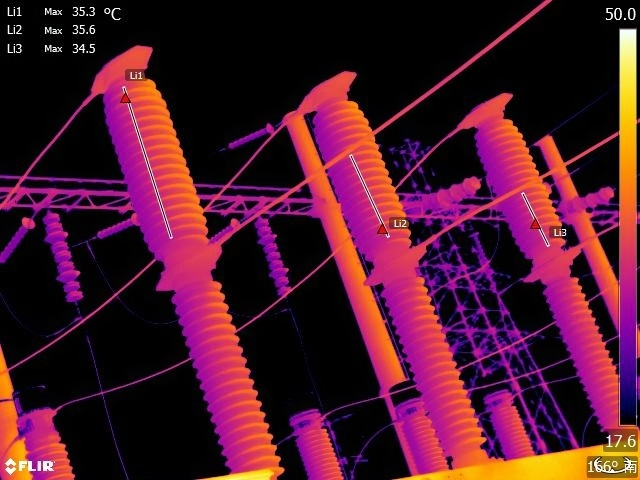
#> input picture datasets/infraredImgDataset/test/images/1006.jpg, 640 x 480 px; its folder holds only this picture in this run
$ python -i augmentations.py   (imports and definitions only)   (older library calls are emulated)
#> lines starting #> are read from the running program, lines starting #| are printed output that depends on the picture
### utils/general.py
"""
General utils
"""

import contextlib
import glob
import inspect
import logging
import math
import os
import platform
import random
import re
import shutil
import signal
import time
import urllib
from datetime import datetime
from itertools import repeat
from multiprocessing.pool import ThreadPool
from pathlib import Path
from subprocess import check_output
from typing import Optional
from zipfile import ZipFile

import cv2
import numpy as np
import pandas as pd
import pkg_resources as pkg
import torch
import torchvision
import yaml

from utils.downloads import gsutil_getsize
from utils.metrics import box_iou, fitness

# Settings
FILE = Path(__file__).resolve()
ROOT = FILE.parents[1]  # YOLOv5 root directory
DATASETS_DIR = ROOT.parent / 'datasets'  # YOLOv5 datasets directory
NUM_THREADS = min(8, max(1, os.cpu_count() - 1))  # number of YOLOv5 multiprocessing threads
AUTOINSTALL = str(os.getenv('YOLOv5_AUTOINSTALL', True)).lower() == 'true'  # global auto-install mode
VERBOSE = str(os.getenv('YOLOv5_VERBOSE', True)).lower() == 'true'  # global verbose mode
FONT = 'Arial.ttf'  # https://ultralytics.com/assets/Arial.ttf

torch.set_printoptions(linewidth=320, precision=5, profile='long')
#> (this line was passed over: torch is not available in this run)
np.set_printoptions(linewidth=320, formatter={'float_kind': '{:11.5g}'.format})  # format short g, %precision=5
pd.options.display.max_columns = 10
cv2.setNumThreads(0)  # prevent OpenCV from multithreading (incompatible with PyTorch DataLoader)
os.environ['NUMEXPR_MAX_THREADS'] = str(NUM_THREADS)  # NumExpr max threads
os.environ['OMP_NUM_THREADS'] = str(NUM_THREADS)  # OpenMP max threads (PyTorch and SciPy)


def is_kaggle():
    # Is environment a Kaggle Notebook?
    try:
        assert os.environ.get('PWD') == '/kaggle/working'
        assert os.environ.get('KAGGLE_URL_BASE') == 'https://www.kaggle.com'
        return True
    except AssertionError:
        return False


def is_writeable(dir, test=False):
    # Return True if directory has write permissions, test opening a file with write permissions if test=True
    if test:  # method 1
        file = Path(dir) / 'tmp.txt'
        try:
            with open(file, 'w'):  # open file with write permissions
                pass
            file.unlink()  # remove file
            return True
        except OSError:
            return False
    else:  # method 2
        return os.access(dir, os.R_OK)  # possible issues on Windows


def set_logging(name=None, verbose=VERBOSE):
    # Sets level and returns logger
    if is_kaggle():
        for h in logging.root.handlers:
            logging.root.removeHandler(h)  # remove all handlers associated with the root logger object
    rank = int(os.getenv('RANK', -1))  # rank in world for Multi-GPU trainings
    level = logging.INFO if (verbose and rank in (-1, 0)) else logging.WARNING
    log = logging.getLogger(name)
    log.setLevel(level)
    handler = logging.StreamHandler()
    handler.setFormatter(logging.Formatter("%(message)s"))
    handler.setLevel(level)
    log.addHandler(handler)


set_logging()  # run before defining LOGGER
LOGGER = logging.getLogger("yolov5")  # define globally (used in train.py, val.py, detect.py, etc.)


def user_config_dir(dir='Ultralytics', env_var='YOLOV5_CONFIG_DIR'):
    # Return path of user configuration directory. Prefer environment variable if exists. Make dir if required.
    env = os.getenv(env_var)
    if env:
        path = Path(env)  # use environment variable
    else:
        cfg = {'Windows': 'AppData/Roaming', 'Linux': '.config', 'Darwin': 'Library/Application Support'}  # 3 OS dirs
        path = Path.home() / cfg.get(platform.system(), '')  # OS-specific config dir
        path = (path if is_writeable(path) else Path('/tmp')) / dir  # GCP and AWS lambda fix, only /tmp is writeable
    path.mkdir(exist_ok=True)  # make if required
    return path


CONFIG_DIR = user_config_dir()  # Ultralytics settings dir


class Profile(contextlib.ContextDecorator):
    # Usage: @Profile() decorator or 'with Profile():' context manager
    def __enter__(self):
        self.start = time.time()

    def __exit__(self, type, value, traceback):
        print(f'Profile results: {time.time() - self.start:.5f}s')


class Timeout(contextlib.ContextDecorator):
    # Usage: @Timeout(seconds) decorator or 'with Timeout(seconds):' context manager
    # [4 lines left out: function __init__, not called in this run]

    def _timeout_handler(self, signum, frame):
        raise TimeoutError(self.timeout_message)

    # [10 lines left out: functions __enter__, __exit__, not called in this run]


class WorkingDirectory(contextlib.ContextDecorator):
    # Usage: @WorkingDirectory(dir) decorator or 'with WorkingDirectory(dir):' context manager
    def __init__(self, new_dir):
        self.dir = new_dir  # new dir
        self.cwd = Path.cwd().resolve()  # current dir

    def __enter__(self):
        os.chdir(self.dir)

    def __exit__(self, exc_type, exc_val, exc_tb):
        os.chdir(self.cwd)


def try_except(func):
    # try-except function. Usage: @try_except decorator
    # [5 lines left out: function handler, not called in this run]

    return handler


def methods(instance):
    # Get class/instance methods
    return [f for f in dir(instance) if callable(getattr(instance, f)) and not f.startswith("__")]


# [19 lines left out: functions print_args, init_seeds, not called in this run]


def intersect_dicts(da, db, exclude=()):
    # Dictionary intersection of matching keys and shapes, omitting 'exclude' keys, using da values
    return {k: v for k, v in da.items() if k in db and not any(x in k for x in exclude) and v.shape == db[k].shape}


# [4 lines left out: function get_latest_run, not called in this run]


def is_docker():
    # Is environment a Docker container?
    return Path('/workspace').exists()  # or Path('/.dockerenv').exists()


# [7 lines left out: function is_colab, not called in this run]


def is_pip():
    # Is file in a pip package?
    return 'site-packages' in Path(__file__).resolve().parts


# [4 lines left out: function is_ascii, not called in this run]


def is_chinese(s='人工智能'):
    # Is string composed of any Chinese characters?
    return True if re.search('[\u4e00-\u9fff]', str(s)) else False


def emojis(str=''):
    # Return platform-dependent emoji-safe version of string
    return str.encode().decode('ascii', 'ignore') if platform.system() == 'Windows' else str


# [62 lines left out: functions file_age, file_update_date, file_size, check_online, git_describe, check_git_status, not called in this run]


def check_python(minimum='3.7.0'):
    # Check current python version vs. required python version
    check_version(platform.python_version(), minimum, name='Python ', hard=True)


# [85 lines left out: functions check_version, check_requirements, check_img_size, check_imshow, check_suffix, not called in this run]


def check_yaml(file, suffix=('.yaml', '.yml')):
    # Search/download YAML file (if necessary) and return path, checking suffix
    return check_file(file, suffix)


# [152 lines left out: functions check_file, check_font, check_dataset, url2file, download, make_divisible, not called in this run]


def clean_str(s):
    # Cleans a string by replacing special characters with underscore _
    return re.sub(pattern="[|@#!¡·$€%&()=?¿^*;:,¨´><+]", repl="_", string=s)


def one_cycle(y1=0.0, y2=1.0, steps=100):
    # lambda function for sinusoidal ramp from y1 to y2 https://arxiv.org/pdf/1812.01187.pdf
    return lambda x: ((1 - math.cos(x * math.pi / steps)) / 2) * (y2 - y1) + y1


def colorstr(*input):
    # Colors a string https://en.wikipedia.org/wiki/ANSI_escape_code, i.e.  colorstr('blue', 'hello world')
    *args, string = input if len(input) > 1 else ('blue', 'bold', input[0])  # color arguments, string
    colors = {
        'black': '\033[30m',  # basic colors
        'red': '\033[31m',
        'green': '\033[32m',
        'yellow': '\033[33m',
        'blue': '\033[34m',
        'magenta': '\033[35m',
        'cyan': '\033[36m',
        'white': '\033[37m',
        'bright_black': '\033[90m',  # bright colors
        'bright_red': '\033[91m',
        'bright_green': '\033[92m',
        'bright_yellow': '\033[93m',
        'bright_blue': '\033[94m',
        'bright_magenta': '\033[95m',
        'bright_cyan': '\033[96m',
        'bright_white': '\033[97m',
        'end': '\033[0m',  # misc
        'bold': '\033[1m',
        'underline': '\033[4m'}
    return ''.join(colors[x] for x in args) + f'{string}' + colors['end']


# [363 lines left out: functions labels_to_class_weights, labels_to_image_weights, coco80_to_coco91_class, xyxy2xywh, xywh2xyxy, xywhn2xyxy and 12 more, not called in this run]


# OpenCV Chinese-friendly functions ------------------------------------------------------------------------------------
imshow_ = cv2.imshow  # copy to avoid recursion errors


def imread(path, flags=cv2.IMREAD_COLOR):
#> called with flags = 1
    return cv2.imdecode(np.fromfile(path, np.uint8), flags)
#> returned value is the input picture: shape (480, 640, 3); mean B, G, R 44.1, 24.8, 78


# [6 lines left out: function imwrite, not called in this run]


def imshow(path, im):
    imshow_(path.encode('unicode_escape').decode(), im)


cv2.imread, cv2.imwrite, cv2.imshow = imread, imwrite, imshow  # redefine

# Variables ------------------------------------------------------------------------------------------------------------
NCOLS = 0 if is_docker() else shutil.get_terminal_size().columns  # terminal window size for tqdm

### utils/augmentations.py
"""
Image augmentation functions
"""

import math
import random

import cv2
import numpy as np

from utils.general import LOGGER, check_version, colorstr, resample_segments, segment2box
from utils.metrics import bbox_ioa


class Albumentations:
    # YOLOv5 Albumentations class (optional, only used if package is installed)
    # [27 lines left out: functions __init__, __call__, not called in this run]


def augment_hsv(im, hgain=0.5, sgain=0.5, vgain=0.5):
    # HSV color-space augmentation
#> called with hgain = 0.5, sgain = 0.5, vgain = 0.5
    if hgain or sgain or vgain:
        r = np.random.uniform(-1, 1, 3) * [hgain, sgain, vgain] + 1  # random gains
        hue, sat, val = cv2.split(cv2.cvtColor(im, cv2.COLOR_BGR2HSV))
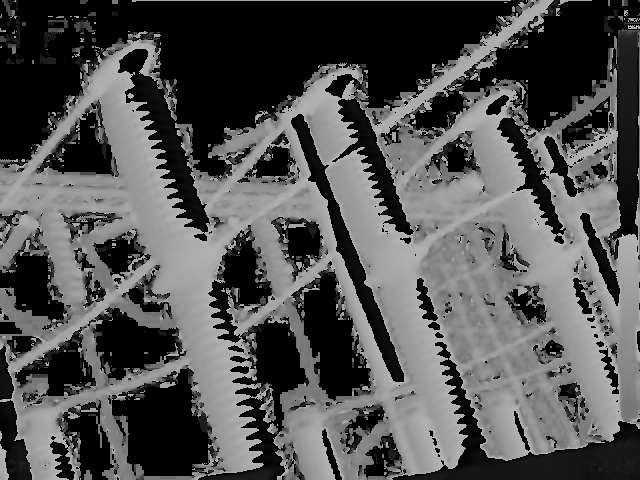
#> hue: shape (480, 640); min 0, max 179, mean 82.1
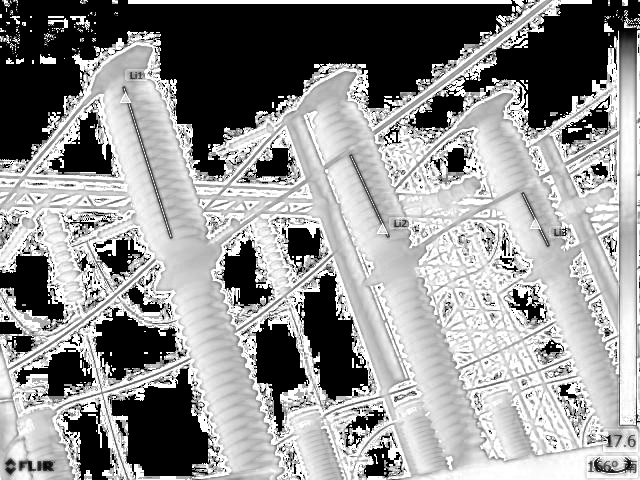
#> sat: shape (480, 640); min 0, max 255, mean 146.5
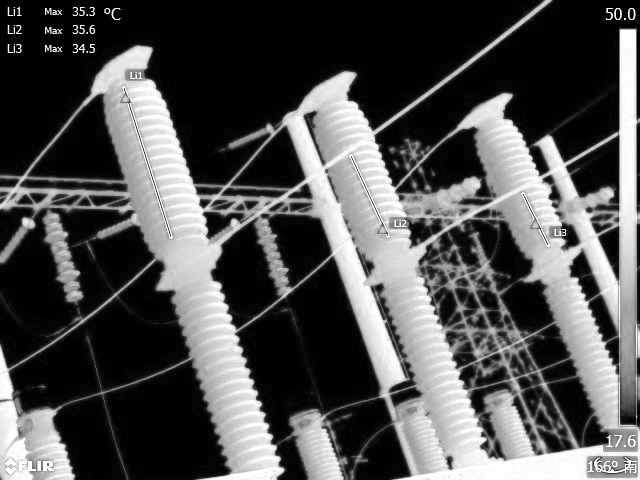
#> val: shape (480, 640); min 0, max 255, mean 80.8
        dtype = im.dtype  # uint8

        x = np.arange(0, 256, dtype=r.dtype)
        lut_hue = ((x * r[0]) % 180).astype(dtype)
        lut_sat = np.clip(x * r[1], 0, 255).astype(dtype)
#> lut_sat = 256 values from 0 to 255
        lut_val = np.clip(x * r[2], 0, 255).astype(dtype)
#> lut_val = 256 values from 0 to 255

        im_hsv = cv2.merge((cv2.LUT(hue, lut_hue), cv2.LUT(sat, lut_sat), cv2.LUT(val, lut_val)))
#> im_hsv: shape (480, 640, 3); mean H, S, V 73.2, 163.8, 87.4
        cv2.cvtColor(im_hsv, cv2.COLOR_HSV2BGR, dst=im)  # no return needed
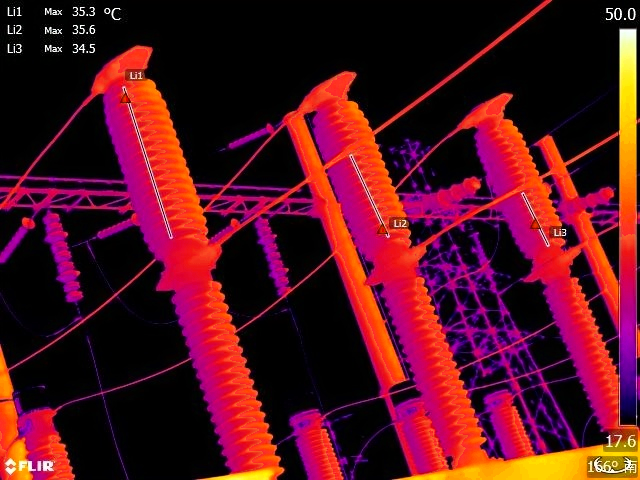
#> im: shape (480, 640, 3); mean B, G, R 30.3, 17.8, 85.6


# [222 lines left out: functions hist_equalize, replicate, letterbox, random_perspective, copy_paste, cutout and 2 more, not called in this run]

>>> import cv2
>>> picture = cv2.imread('../datasets/infraredImgDataset/test/images/1006.jpg')
>>> result = augment_hsv(picture)

$ run again, on datasets/infraredImgDataset/test/images/1009.jpg
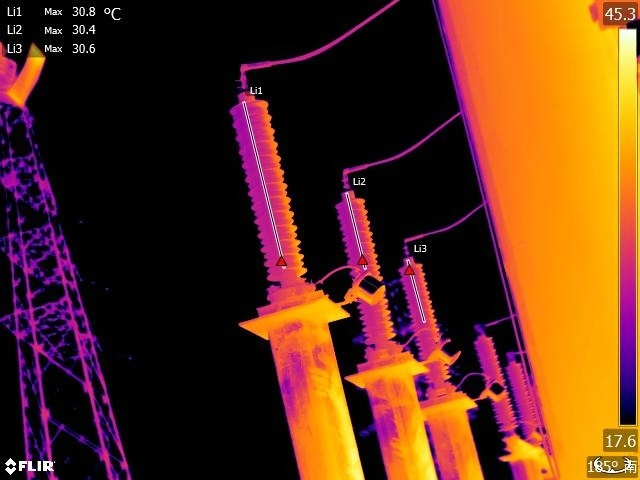
#> input picture datasets/infraredImgDataset/test/images/1009.jpg, 640 x 480 px
#> in imread, returned value is the input picture: shape (480, 640, 3); mean B, G, R 25.8, 48.3, 95.2
#> in augment_hsv, `hue, sat, val = cv2.split(cv2.cvtColor(im, cv2.COLOR_BGR2HSV))`:
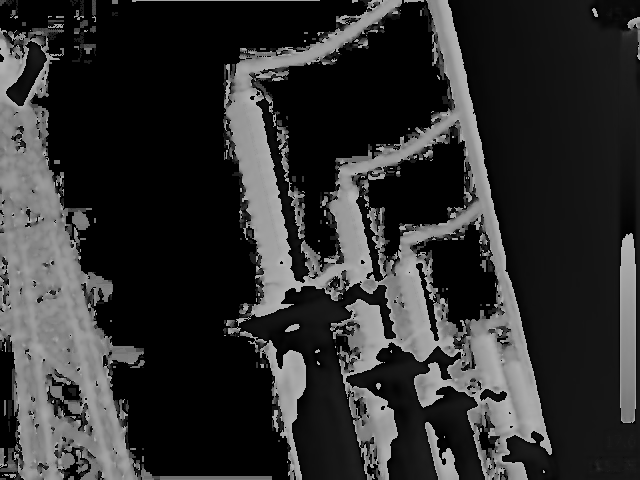
#> hue: shape (480, 640); min 0, max 179, mean 47.4
#> im_hsv: shape (480, 640, 3); mean H, S, V 44.4, 147.8, 101.2
#> in augment_hsv, `cv2.cvtColor(im_hsv, cv2.COLOR_HSV2BGR, dst=im)`:
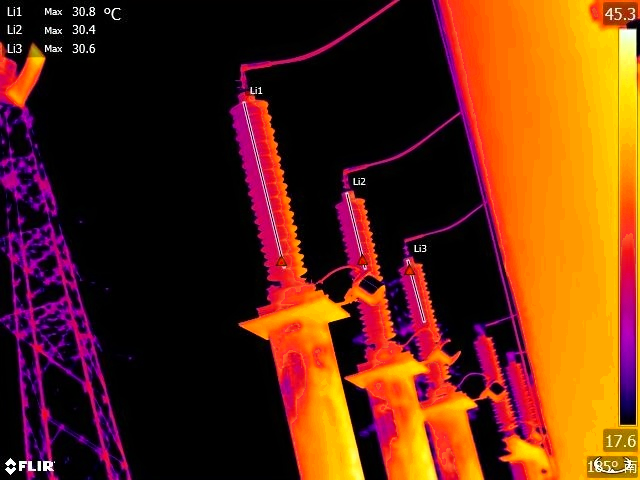
#> im: shape (480, 640, 3); mean B, G, R 17.5, 44.3, 99.7

$ run again, on datasets/infraredImgDataset/test/images/102.jpg
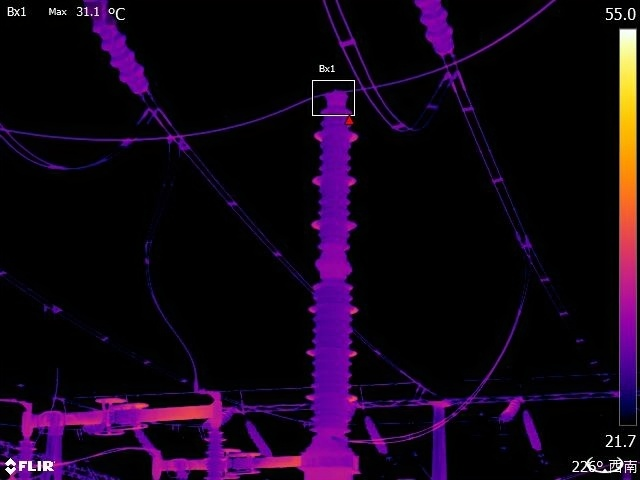
#> input picture datasets/infraredImgDataset/test/images/102.jpg, 640 x 480 px
#> in imread, returned value is the input picture: shape (480, 640, 3); mean B, G, R 23.9, 5.8, 20.3
#> in augment_hsv, `hue, sat, val = cv2.split(cv2.cvtColor(im, cv2.COLOR_BGR2HSV))`:
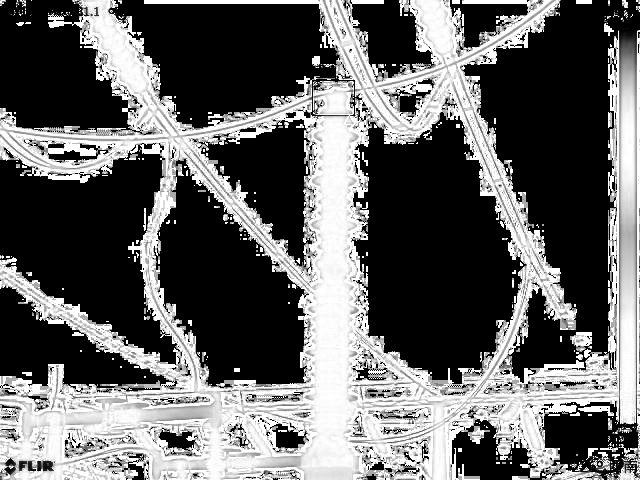
#> sat: shape (480, 640); min 0, max 255, mean 98.9
#> im_hsv: shape (480, 640, 3); mean H, S, V 55.2, 106.3, 29.4
#> in augment_hsv, `cv2.cvtColor(im_hsv, cv2.COLOR_HSV2BGR, dst=im)`:
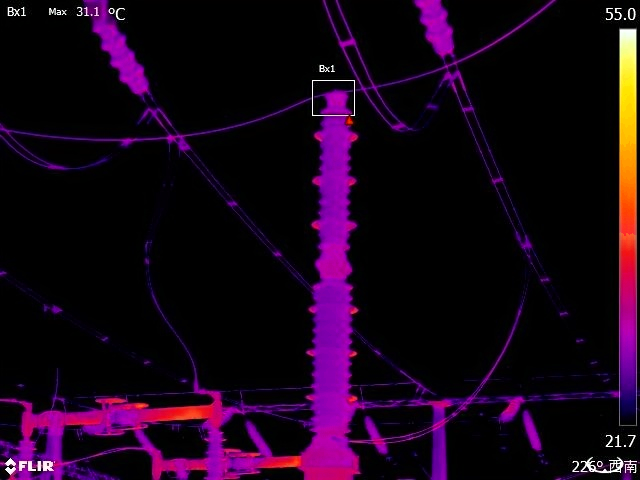
#> im: shape (480, 640, 3); mean B, G, R 24.1, 4.3, 25

$ run again, on datasets/infraredImgDataset/test/images/1071.jpg
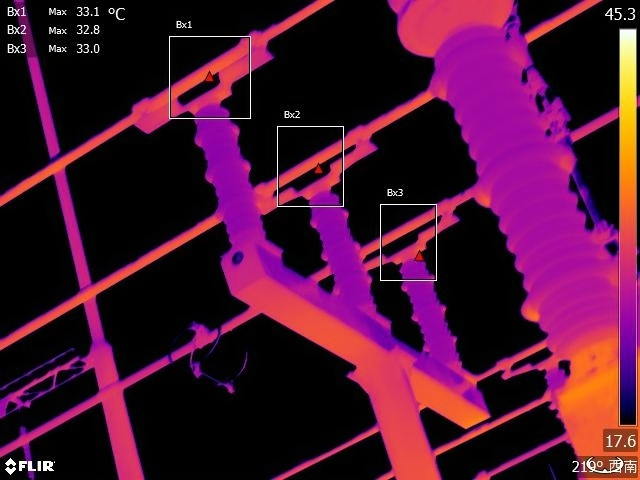
#> input picture datasets/infraredImgDataset/test/images/1071.jpg, 640 x 480 px
#> in imread, returned value is the input picture: shape (480, 640, 3); mean B, G, R 49.5, 19.3, 75
#> in augment_hsv, `hue, sat, val = cv2.split(cv2.cvtColor(im, cv2.COLOR_BGR2HSV))`:
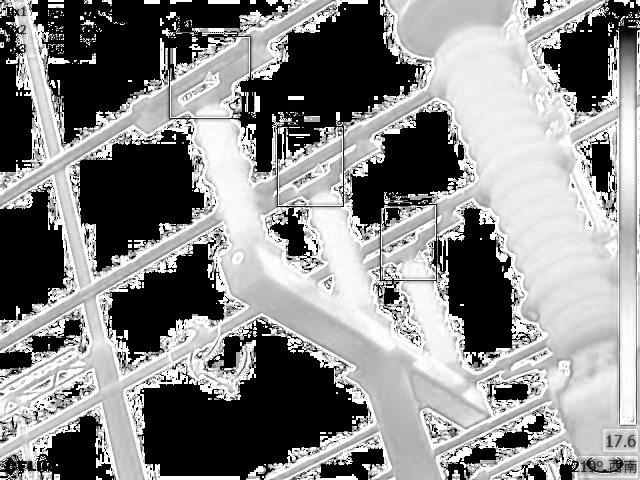
#> sat: shape (480, 640); min 0, max 255, mean 136
#> im_hsv: shape (480, 640, 3); mean H, S, V 70.9, 151.2, 83.9
#> in augment_hsv, `cv2.cvtColor(im_hsv, cv2.COLOR_HSV2BGR, dst=im)`:
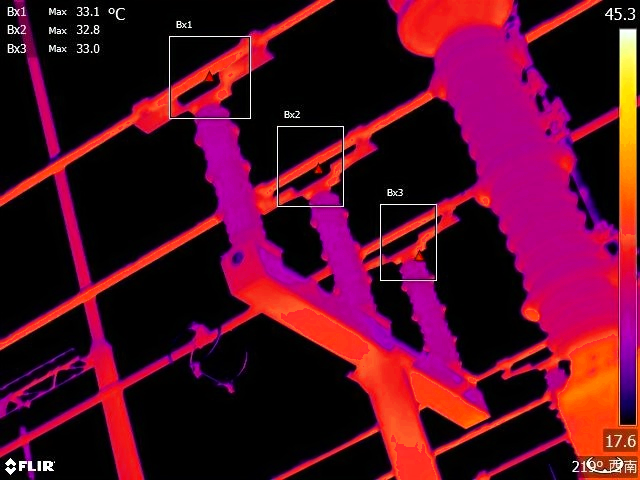
#> im: shape (480, 640, 3); mean B, G, R 35.9, 12.6, 82.8
